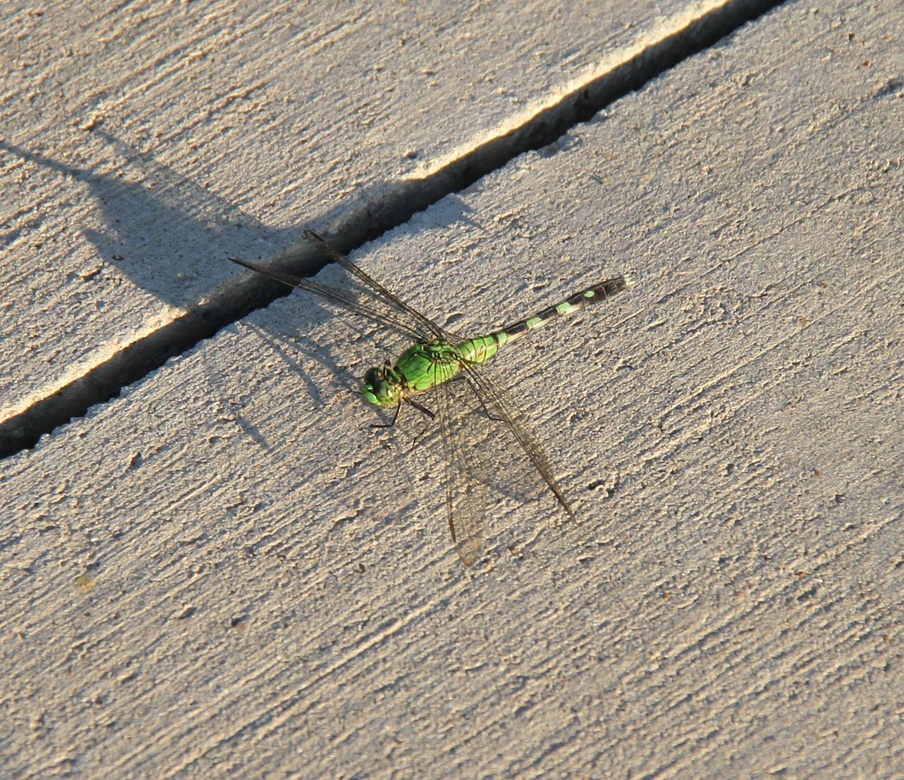
#> input picture 05_cropping_rotating_resizing/dragonfly.jpg, 904 x 780 px, shrunk from 1770 x 1528 before the run
$ python rotate_image.py
#> lines starting #> are read from the running program, lines starting #| are printed output that depends on the picture
# rotate_image.py

from PIL import Image


def rotate(image_path, degrees_to_rotate, output_image_path):
#> called with image_path = 'dragonfly.jpg', degrees_to_rotate = 90, output_image_path = 'dragonfly_rotated.jpg'
    image_obj = Image.open(image_path)
#> image_obj is the input picture: PIL image 904x780 RGB; mean R, G, B 156.8, 147.6, 133.4
    rotated_image = image_obj.rotate(degrees_to_rotate)
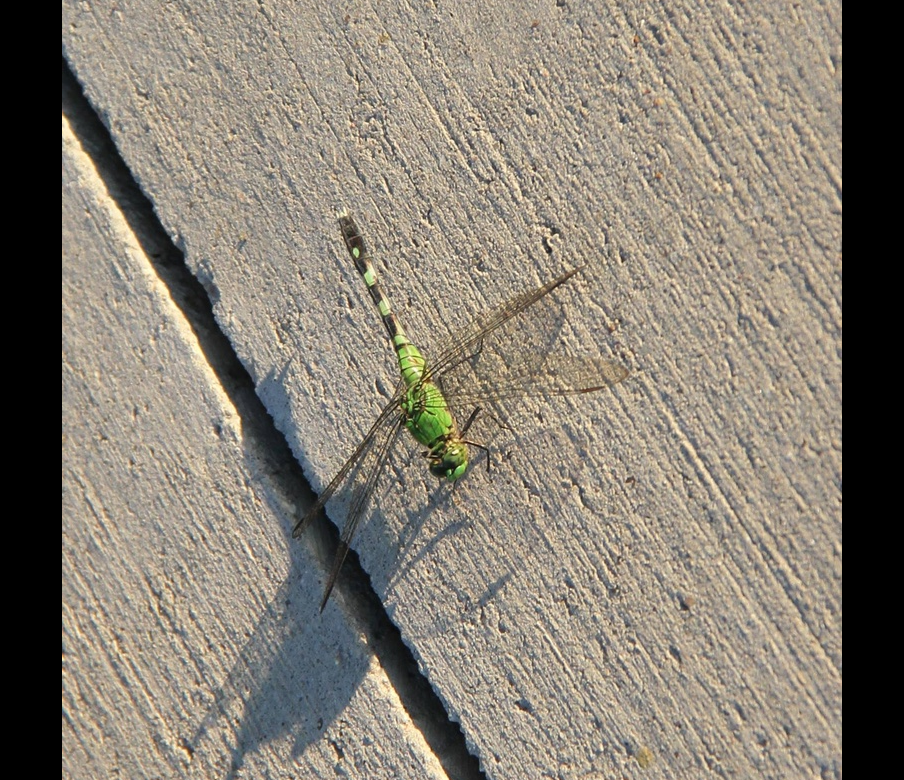
#> rotated_image: PIL image 904x780 RGB; mean R, G, B 134.5, 126.7, 114.6
    rotated_image.save(output_image_path)


if __name__ == "__main__":
    image = "dragonfly.jpg"
    rotate(image, 90, "dragonfly_rotated.jpg")

$ run again, with 05_cropping_rotating_resizing/mantis.jpg copied over 05_cropping_rotating_resizing/dragonfly.jpg
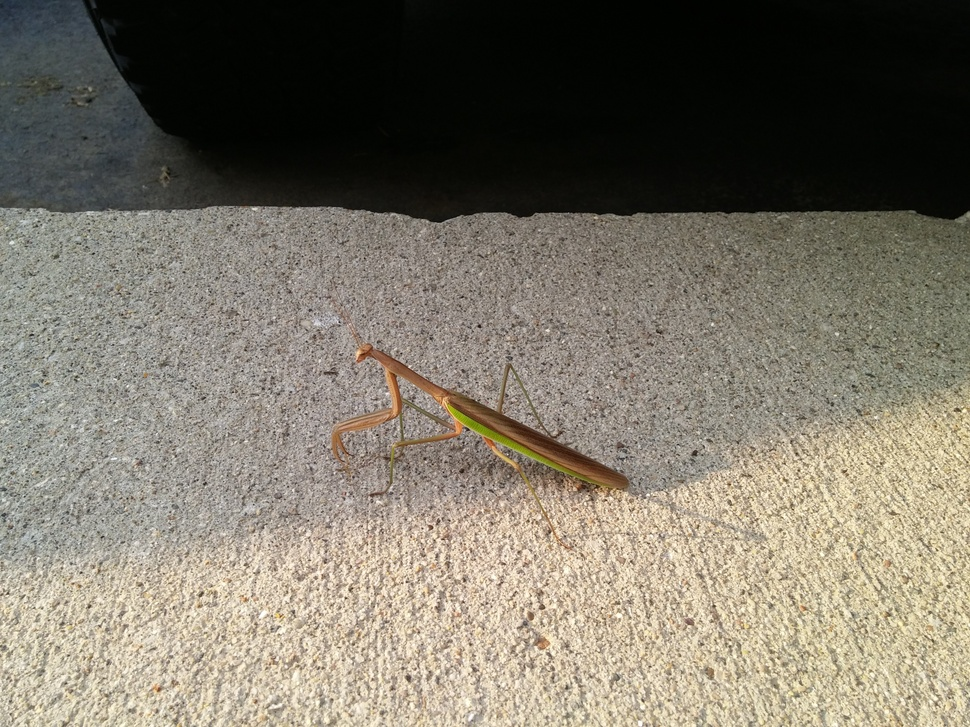
#> input picture 05_cropping_rotating_resizing/mantis.jpg, 970 x 727 px, shrunk from 4160 x 3120 before the run
#> in rotate, image_obj is the input picture: PIL image 970x727 RGB; mean R, G, B 124.3, 118, 104.7
#> in rotate, `rotated_image = image_obj.rotate(degrees_to_rotate)`:
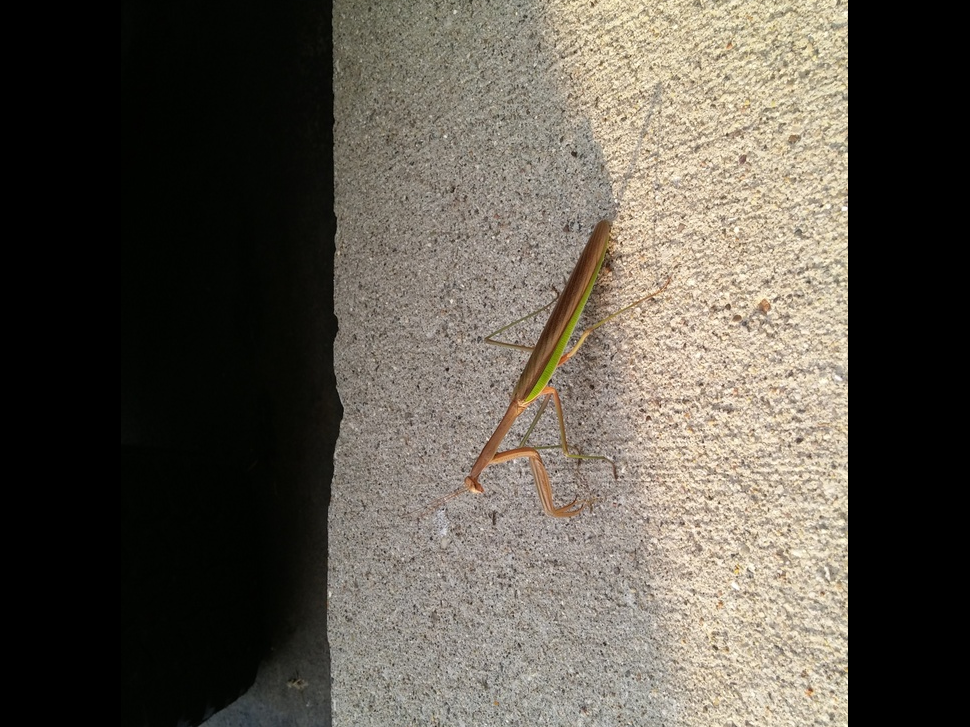
#> rotated_image: PIL image 970x727 RGB; mean R, G, B 92, 86.3, 76.6

$ run again, with 05_cropping_rotating_resizing/mantis_mirrored.jpg copied over 05_cropping_rotating_resizing/dragonfly.jpg
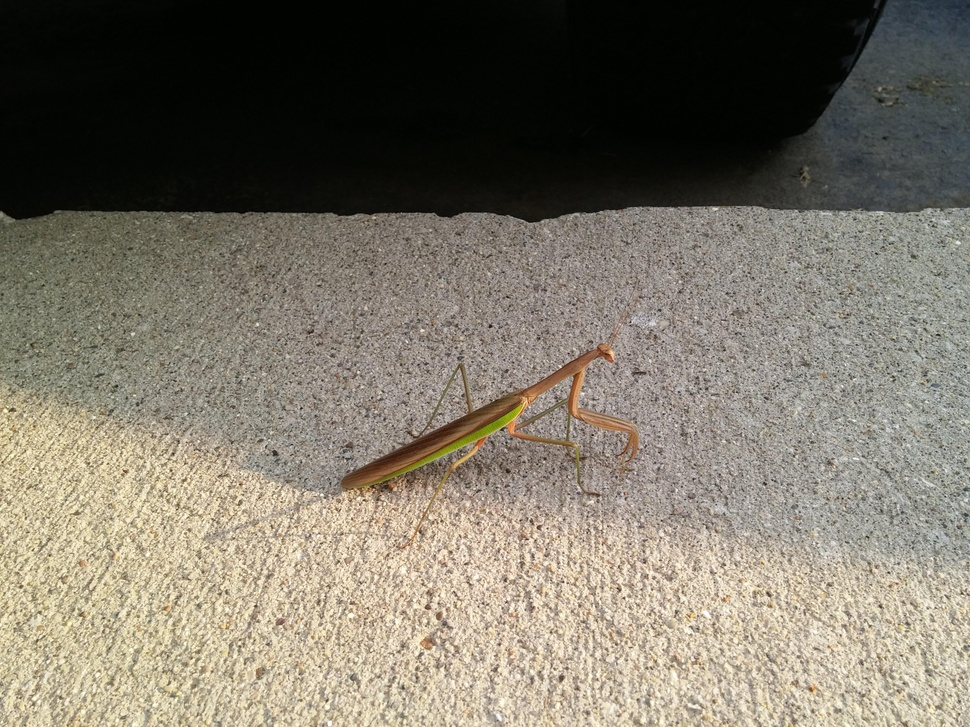
#> input picture 05_cropping_rotating_resizing/mantis_mirrored.jpg, 970 x 727 px, shrunk from 4160 x 3120 before the run
#> in rotate, image_obj is the input picture: PIL image 970x727 RGB; mean R, G, B 124.3, 117.9, 104.8
#> in rotate, `rotated_image = image_obj.rotate(degrees_to_rotate)`:
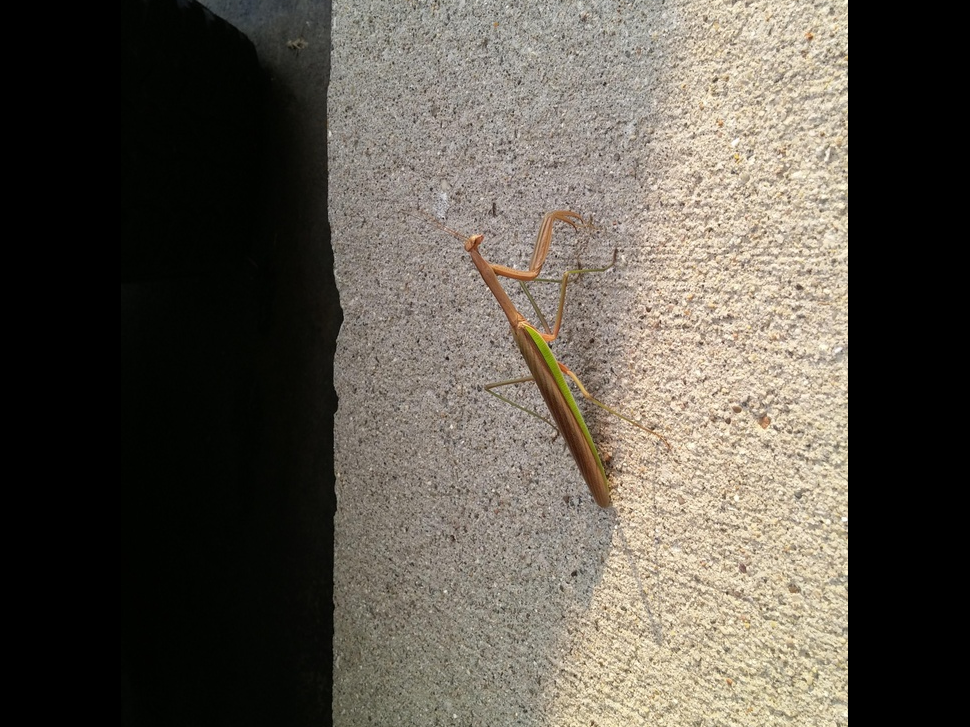
#> rotated_image: PIL image 970x727 RGB; mean R, G, B 92, 86.2, 76.7
